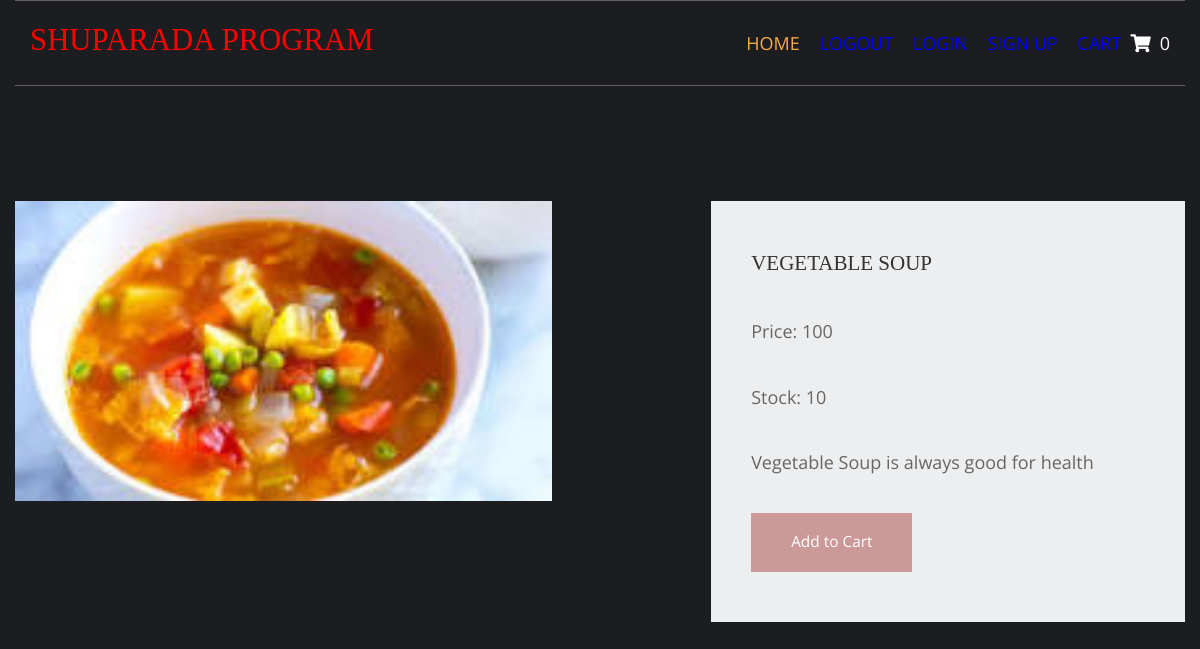
The app's page /vegetable-item/vegetable-soup (signed in) with its own data.
### shop/models.py (models this page shows, shortened)
class product(models.Model):
    name = models.CharField(max_length=150, unique=True)
    slug = models.SlugField(max_length=150, unique=True)
    img = models.ImageField(upload_to='product')
    desc = models.TextField()
    stock = models.IntegerField()
    available = models.BooleanField()
    price = models.IntegerField()
    category = models.ForeignKey(cat, on_delete=models.CASCADE)

### shop/views.py (the view)
# urls.py: path('<slug:c_slug>/<slug:product_slug>', views.prod_details, name='details'),
def prod_details(request, c_slug, product_slug):
    try:
        prod = product.objects.get(category__slug=c_slug, slug=product_slug)
    except Exception as e:
        raise e
    return render(request, 'item.html', {'pr': prod})

### cart/context_processor.py (called while the page is built)
def count(request):
    items_count=0;
    if 'admin' in request.path:
        return {}
    else:
        try:
            ct=cart_list.objects.filter(cart_id=c_id(request))
            cti=items.objects.all().filter(cart=ct[:1])
            for c in cti:
                items_count+=c.quty
        except cart_list.DoesNotExist:
            items_count=0
        return dict(itc=items_count)

### cart/views.py (called while the page is built)
def c_id(request):
    ct_id = request.session.session_key
    if not ct_id:
        ct_id = request.session_create()
    return ct_id

### templates/item.html (shortened to what this page needs)
{% extends 'base.html' %}
{% load static %}
{% block content %}
<!DOCTYPE html>
<html lang="en">
<head>
    <link href="{% static 'pr/fontawesome/css/all.min.css' %}" rel="stylesheet"/>
    <link href="{% static 'pr/css/templatemo-comparto.css' %}" rel="stylesheet"/>
</head>
<body>
<br><br><br><br>
<section class="tm-mb-1" id="about">
    <div class="tm-row tm-about-row">
        <div class="tm-section-1-l">
            <img src="{{pr.img.url}}"alt="About image" class="tm-img-responsive" src="{% static 'pr/img/comparto-image-01.jpg' %}" style="height:300">
        </div>
        <article class="tm-section-1-r tm-bg-color-8">
            <h2 class="tm-mb-2 tm-title-color">{{pr.name}}</h2>
            <p>Price: {{pr.price}}<br></p>
                <p>Stock: {{pr.stock}}</p>
            <p>{{pr.desc}}</p>
{% if pr.stock <= 0 %}
            <h1 style="color:red">Sorry no stock left</h1>
            {% else %}
            <a href="{% url 'addcart' pr.id %}" class="tm-btn tm-btn-1 tm-link-to-services" >Add to Cart</a>
        {% endif %}
        </article>
    </div>
</section>
</body>
</html>
{%  endblock %}

### static/hp/layout/styles/layout.css (style rules this page uses)
*, *::before, *::after { transition:all .3s ease-in-out; }
body { color:#A5A6AA; background-color:#1C1D21; }
a { color:#FBAB45; }

### static/pr/css/templatemo-comparto.css (style rules this page uses)
*, *::before, *::after { box-sizing: border-box; outline: none; }
ul, h1, h2, h3, h4, p, figure { padding: 0; margin: 0; }
body { font-family: 'Open Sans', Arial, sans-serif; font-size: 18px; overflow-x: hidden; padding-left: 15px; padding-right: 15px; margin: 0; }
h2 { font-size: 1.5rem; }
a { transition: all 0.3s ease; text-decoration: none; }
p { color: #666; line-height: 1.7; margin-bottom: 35px; }
h1, h2, h3, h4, h5, h6 { color: #333; }
.tm-mb-1 { margin-bottom: 20px; }
.tm-mb-2 { margin-bottom: 40px; }
.tm-bg-color-8 { background-color: #EDEEEF; }
.tm-img-responsive { max-width: 100%; height: auto; }
.tm-section-1-l { width: 57.85%; margin-right: 1.65%; }
.tm-section-1-r { padding: 50px 40px; width: 40.5%; }
.tm-row { display: flex; }
.tm-btn { display: inline-block; padding: 15px 40px; font-size: 1.1rem; border: none; background-color: #CC9999; color: white; }
a { color: #666; }

### static/hp/layout/styles/framework.css (style rules this page uses)
html { overflow-y:scroll; overflow-x:hidden; }
html, body { margin:0; padding:0; font-size:14px; line-height:1.6em; }
*, *::before, *::after { box-sizing:border-box; }
a { outline:none; text-decoration:none; }
img { width:auto; max-width:100%; height:auto; margin:0; padding:0; border:none; line-height:normal; vertical-align:middle; }
body, input, textarea, select { font-family:Verdana, Geneva, sans-serif; }
h1, h2, h3, h4, h5, h6, .heading { font-family:Georgia, "Times New Roman", Times, serif; }
::placeholder { opacity:1; }
h1, h2, h3, h4, h5, h6, .heading { margin:0 0 20px 0; font-size:1.4rem; line-height:normal; font-weight:normal; text-transform:uppercase; }
address, article, aside, figcaption, figure, footer, header, main, nav, section { display:block; margin:0; padding:0; }

### records on screen
product: img (picture), name "VEGETABLE SOUP", price "100", stock "10", desc "Vegetable Soup is always good for health"

### other values on screen
{{ itc }} "0"
